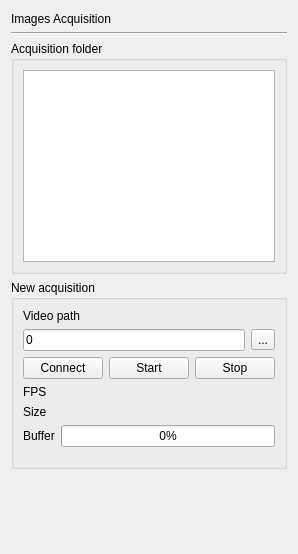
<?xml version="1.0" encoding="UTF-8"?>
<ui version="4.0">
 <class>ImagesAcquisitionPluginWidget</class>
 <widget class="QWidget" name="ImagesAcquisitionPluginWidget">
  <property name="geometry">
   <rect>
    <x>0</x>
    <y>0</y>
    <width>295</width>
    <height>554</height>
   </rect>
  </property>
  <property name="windowTitle">
   <string>Extra Filters</string>
  </property>
  <layout class="QVBoxLayout" name="verticalLayout">
   <property name="topMargin">
    <number>12</number>
   </property>
   <item>
    <widget class="QLabel" name="label_5">
     <property name="text">
      <string>Images Acquisition</string>
     </property>
     <property name="alignment">
      <set>Qt::AlignLeading|Qt::AlignLeft|Qt::AlignVCenter</set>
     </property>
    </widget>
   </item>
   <item>
    <widget class="Line" name="line">
     <property name="orientation">
      <enum>Qt::Horizontal</enum>
     </property>
    </widget>
   </item>
   <item>
    <widget class="QGroupBox" name="groupBox">
     <property name="title">
      <string>Acquisition folder</string>
     </property>
     <layout class="QHBoxLayout" name="horizontalLayout">
      <item>
       <widget class="QListWidget" name="acquisitionDirsListWidget"/>
      </item>
     </layout>
    </widget>
   </item>
   <item>
    <widget class="QGroupBox" name="groupBox_2">
     <property name="title">
      <string>New acquisition</string>
     </property>
     <layout class="QGridLayout" name="gridLayout_2">
      <item row="1" column="0">
       <layout class="QHBoxLayout" name="horizontalLayout_3">
        <property name="bottomMargin">
         <number>0</number>
        </property>
        <item>
         <widget class="QLineEdit" name="videoPathLineEdit">
          <property name="text">
           <string>0</string>
          </property>
         </widget>
        </item>
        <item>
         <widget class="QToolButton" name="loadFilesButton">
          <property name="text">
           <string>...</string>
          </property>
         </widget>
        </item>
       </layout>
      </item>
      <item row="2" column="0">
       <layout class="QHBoxLayout" name="horizontalLayout_2">
        <property name="bottomMargin">
         <number>0</number>
        </property>
        <item>
         <widget class="QPushButton" name="connectPushButton">
          <property name="text">
           <string>Connect</string>
          </property>
          <property name="checkable">
           <bool>true</bool>
          </property>
         </widget>
        </item>
        <item>
         <widget class="QPushButton" name="startPushButton">
          <property name="text">
           <string>Start</string>
          </property>
         </widget>
        </item>
        <item>
         <widget class="QPushButton" name="stopPushButton">
          <property name="text">
           <string>Stop</string>
          </property>
         </widget>
        </item>
       </layout>
      </item>
      <item row="0" column="0">
       <widget class="QLabel" name="label">
        <property name="text">
         <string>Video path</string>
        </property>
       </widget>
      </item>
      <item row="3" column="0">
       <layout class="QGridLayout" name="gridLayout">
        <property name="bottomMargin">
         <number>10</number>
        </property>
        <item row="1" column="1">
         <widget class="QLabel" name="frameSizeLabel">
          <property name="text">
           <string/>
          </property>
         </widget>
        </item>
        <item row="1" column="0">
         <widget class="QLabel" name="label_4">
          <property name="text">
           <string>Size</string>
          </property>
         </widget>
        </item>
        <item row="0" column="0">
         <widget class="QLabel" name="label_2">
          <property name="text">
           <string>FPS</string>
          </property>
         </widget>
        </item>
        <item row="0" column="1">
         <widget class="QLabel" name="frameRateLabel">
          <property name="text">
           <string/>
          </property>
         </widget>
        </item>
        <item row="2" column="0">
         <widget class="QLabel" name="label_7">
          <property name="text">
           <string>Buffer</string>
          </property>
         </widget>
        </item>
        <item row="2" column="1">
         <widget class="QProgressBar" name="bufferProgressBar">
          <property name="value">
           <number>0</number>
          </property>
         </widget>
        </item>
       </layout>
      </item>
     </layout>
    </widget>
   </item>
   <item>
    <spacer name="verticalSpacer">
     <property name="orientation">
      <enum>Qt::Vertical</enum>
     </property>
     <property name="sizeHint" stdset="0">
      <size>
       <width>20</width>
       <height>40</height>
      </size>
     </property>
    </spacer>
   </item>
  </layout>
 </widget>
 <resources/>
 <connections/>
 <slots>
  <slot>apply()</slot>
  <slot>setPointTypeTable()</slot>
  <slot>addPixelinTable()</slot>
  <slot>modifyPixelInformation()</slot>
  <slot>removePixelFromTable()</slot>
  <slot>savePixelList()</slot>
  <slot>openPixelList()</slot>
  <slot>manuallyModified(int,int)</slot>
  <slot>edit(bool)</slot>
 </slots>
</ui>
